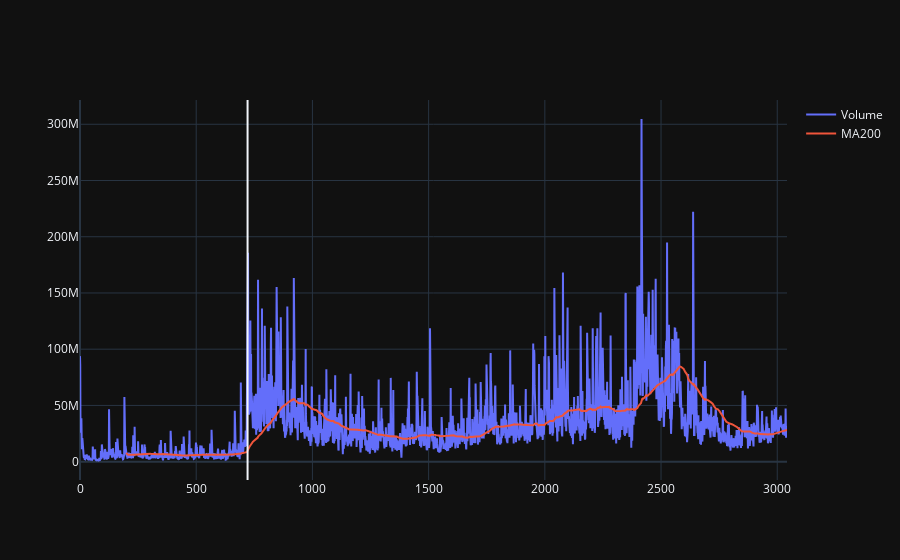

The notebook cell this image was saved under:
### Code cell
fig = go.Figure()
fig.add_trace(go.Scatter(y = test['Volume'], mode = 'lines', name = 'Volume'))
fig.add_trace(go.Scatter(y = test['MA' + window], mode = 'lines', name = 'MA' + window))
fig.add_vline(x = test[test['Rise']].head(1).index[0])
fig.show()

### Figure 1 — Plotly figure (JSON) as saved in the notebook; plotly's stock layout.template omitted (floating-point values rounded to 4 significant figures; data arrays with more than 128 entries replaced by an {"elided": "..."} marker saying what was removed)
{"data": [{"mode": "lines", "name": "Volume", "type": "scatter", "y": {"elided": "3043 int values"}}, {"mode": "lines", "name": "MA200", "type": "scatter", "y": {"elided": "3043 float values"}}], "layout": {"shapes": [{"type": "line", "x0": 721, "x1": 721, "xref": "x", "y0": 0, "y1": 1, "yref": "y domain"}]}}
